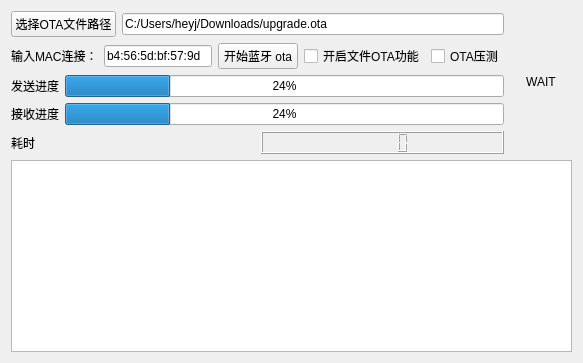
              <widget class="QWidget" name="tab_16">
               <attribute name="title">
                <string>蓝牙ota</string>
               </attribute>
               <layout class="QGridLayout" name="gridLayout_14">
                <item row="5" column="0" colspan="4">
                 <widget class="QPlainTextEdit" name="bleOtaMsg"/>
                </item>
                <item row="2" column="0" colspan="3">
                 <layout class="QHBoxLayout" name="horizontalLayout_83">
                  <item>
                   <widget class="QLabel" name="label_83">
                    <property name="text">
                     <string>发送进度</string>
                    </property>
                   </widget>
                  </item>
                  <item>
                   <widget class="QProgressBar" name="bel_ota_speed">
                    <property name="value">
                     <number>24</number>
                    </property>
                   </widget>
                  </item>
                 </layout>
                </item>
                <item row="3" column="0" colspan="3">
                 <layout class="QHBoxLayout" name="horizontalLayout_84">
                  <item>
                   <widget class="QLabel" name="label_84">
                    <property name="text">
                     <string>接收进度</string>
                    </property>
                   </widget>
                  </item>
                  <item>
                   <widget class="QProgressBar" name="bel_ota_receive_speed">
                    <property name="value">
                     <number>24</number>
                    </property>
                   </widget>
                  </item>
                 </layout>
                </item>
                <item row="4" column="0" colspan="3">
                 <layout class="QHBoxLayout" name="horizontalLayout_89">
                  <item>
                   <widget class="QLabel" name="label_88">
                    <property name="text">
                     <string>耗时</string>
                    </property>
                   </widget>
                  </item>
                  <item>
                   <widget class="QLCDNumber" name="bleotalcdtime"/>
                  </item>
                 </layout>
                </item>
                <item row="1" column="0" colspan="3">
                 <layout class="QHBoxLayout" name="horizontalLayout_81">
                  <item>
                   <layout class="QHBoxLayout" name="horizontalLayout_80">
                    <item>
                     <widget class="QLabel" name="label_29">
                      <property name="text">
                       <string>输入MAC连接：</string>
                      </property>
                     </widget>
                    </item>
                    <item>
                     <widget class="QLineEdit" name="bleotamacInput">
                      <property name="text">
                       <string>b4:56:5d:bf:57:9d</string>
                      </property>
                     </widget>
                    </item>
                   </layout>
                  </item>
                  <item>
                   <widget class="QPushButton" name="startBleOta">
                    <property name="text">
                     <string>开始蓝牙 ota</string>
                    </property>
                   </widget>
                  </item>
                  <item>
                   <widget class="QCheckBox" name="is_start_bleota">
                    <property name="text">
                     <string>开启文件OTA功能</string>
                    </property>
                   </widget>
                  </item>
                  <item>
                   <widget class="QCheckBox" name="is_bleota_press">
                    <property name="text">
                     <string>OTA压测</string>
                    </property>
                   </widget>
                  </item>
                 </layout>
                </item>
                <item row="0" column="0" colspan="3">
                 <layout class="QHBoxLayout" name="horizontalLayout_82">
                  <item>
                   <widget class="QPushButton" name="selectPath">
                    <property name="text">
                     <string>选择OTA文件路径</string>
                    </property>
                   </widget>
                  </item>
                  <item>
                   <widget class="QLineEdit" name="otaFilePath">
                    <property name="text">
                     <string>C:/Users/heyj/Downloads/upgrade.ota</string>
                    </property>
                   </widget>
                  </item>
                 </layout>
                </item>
                <item row="0" column="3" rowspan="5">
                 <widget class="QLabel" name="bleotaresult">
                  <property name="text">
                   <string>&lt;html&gt;&lt;head/&gt;&lt;body&gt;&lt;p align=&quot;center&quot;&gt;WAIT&lt;/p&gt;&lt;/body&gt;&lt;/html&gt;</string>
                  </property>
                  <property name="alignment">
                   <set>Qt::AlignCenter</set>
                  </property>
                 </widget>
                </item>
               </layout>
              </widget>
